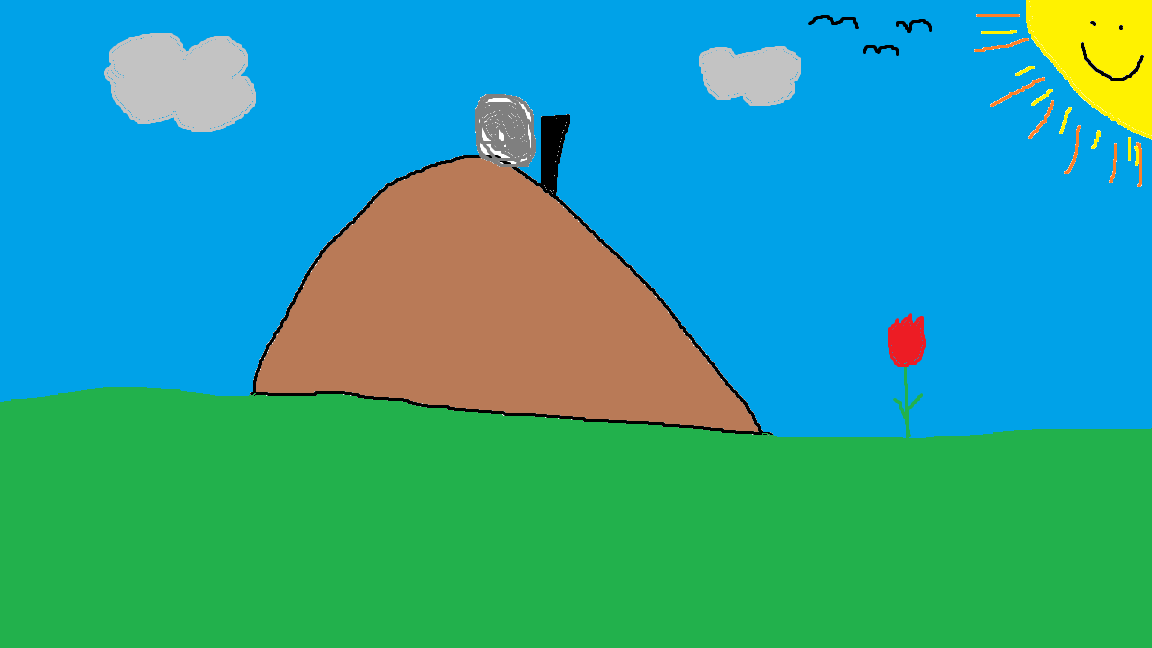
#> input picture Images/FaticaNeiMateriali.png, 1152 x 648 px
$ python transformations.py
#> lines starting #> are read from the running program, lines starting #| are printed output that depends on the picture
import cv2 as cv
import numpy as np

img = cv.imread('Images/FaticaNeiMateriali.png')
#> img is the input picture: shape (648, 1152, 3); mean B, G, R 152.6, 163.4, 42.4
cv.imshow('OG', img)

## TRANSLATION (X,Y) ##

# X => Right    Y=> Down
# (source image, x, y)
def translate(img, x, y):
    # Create a transformation matrix [1 0 x     1 on diag => no scale
    #                                 0 1 y]
#> called with x = 100, y = 100
    transMatrix = np.float32([[1,0,x], [0,1,y]])
    # Get the width and height of the original image
    dimensions = (img.shape[1], img.shape[0])
#> dimensions = (1152, 648)
    # Transform the img with the matrix
    return cv.warpAffine(img, transMatrix, dimensions)
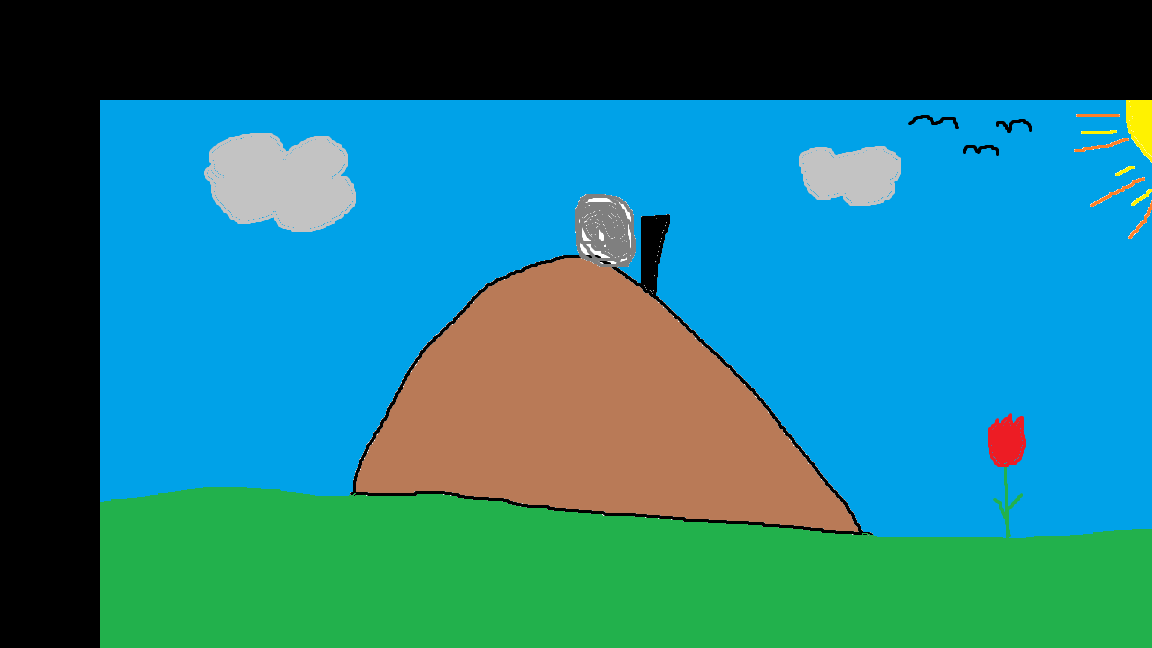
#> returned value: shape (648, 1152, 3); mean of channels 0, 1, 2 129.9, 122.8, 32.7; drawn as B, G, R

translated = translate(img, 100, 100)
cv.imshow('Translated', translated)

## ROTATION ##

# Positive Angle => CCW
# (source image, angle, center)
def rotate(img, angle, rotPoint=None):
    # Get height, width of the image by picking the first two values of shape
#> called with angle = 20
    (height, width) = img.shape[:2]
#> height = 648; width = 1152
    # If the rotPoint is not chosen, assume it's the center
    if rotPoint is None:
        rotPoint = (width//2, height//2)
#> rotPoint = (576, 324)
    # Create a rotational matrix (center, angle, scale)
    rotMatrix = cv.getRotationMatrix2D(rotPoint, angle, 1.0)
    # Get dimensions in an array
    dimensions = (width, height)
#> dimensions = (1152, 648)
    # Return the rotated image
    return cv.warpAffine(img, rotMatrix, dimensions)
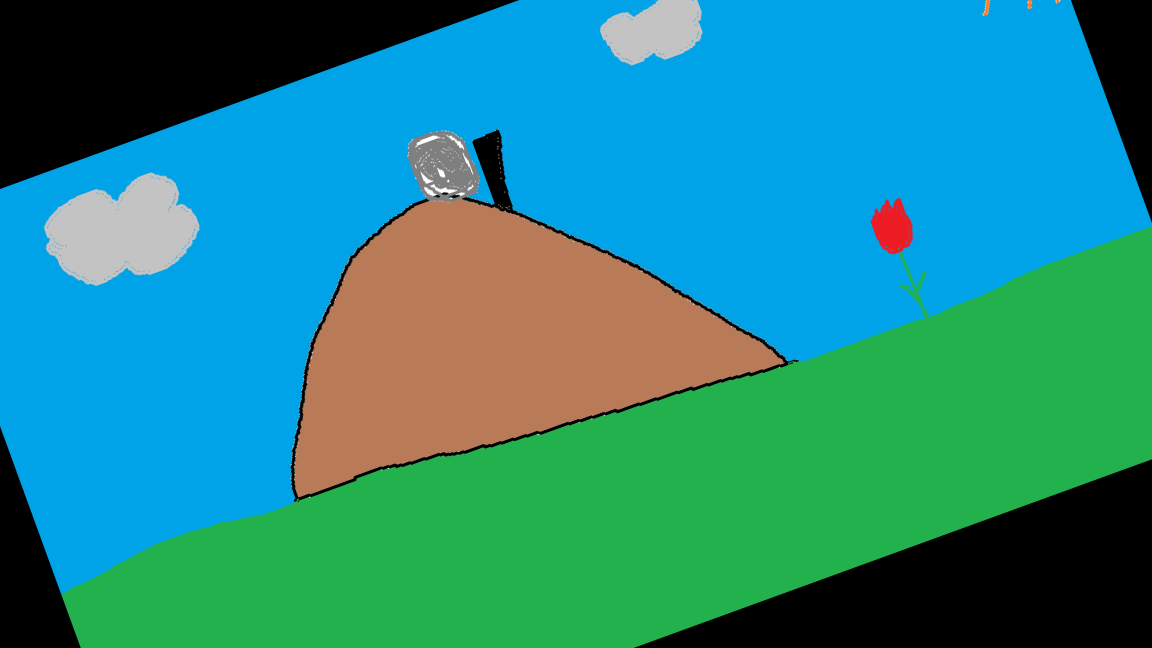
#> returned value: shape (648, 1152, 3); mean of channels 0, 1, 2 133.1, 135.9, 35.1; drawn as B, G, R

rotated = rotate(img, 20.0)
cv.imshow('Rotated', rotated)

## RESIZE ##

# (source, newDimensions, type of interpolation)
resized = cv.resize(img, (500,500), interpolation=cv.INTER_AREA)
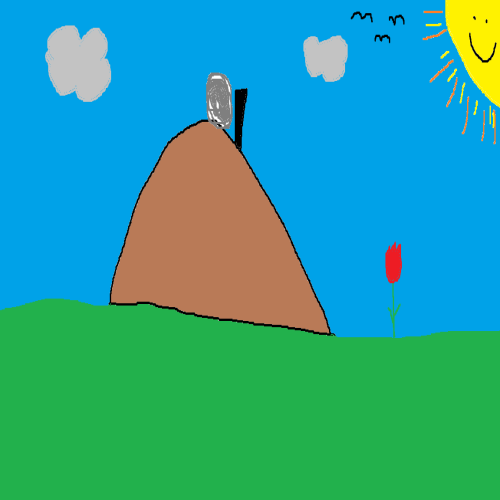
#> resized: shape (500, 500, 3); mean B, G, R 152.6, 163.4, 42.4
# INTER_AREA if shrinking, INTER_LINEAR / CUBIC if enlarging
cv.imshow('Resized', resized)

## FLIP ##

#(source image, flip code) --> 0 => flip wrt X, 1 => flip wrt Y, -1 => flip both
flipped = cv.flip(img, -1)
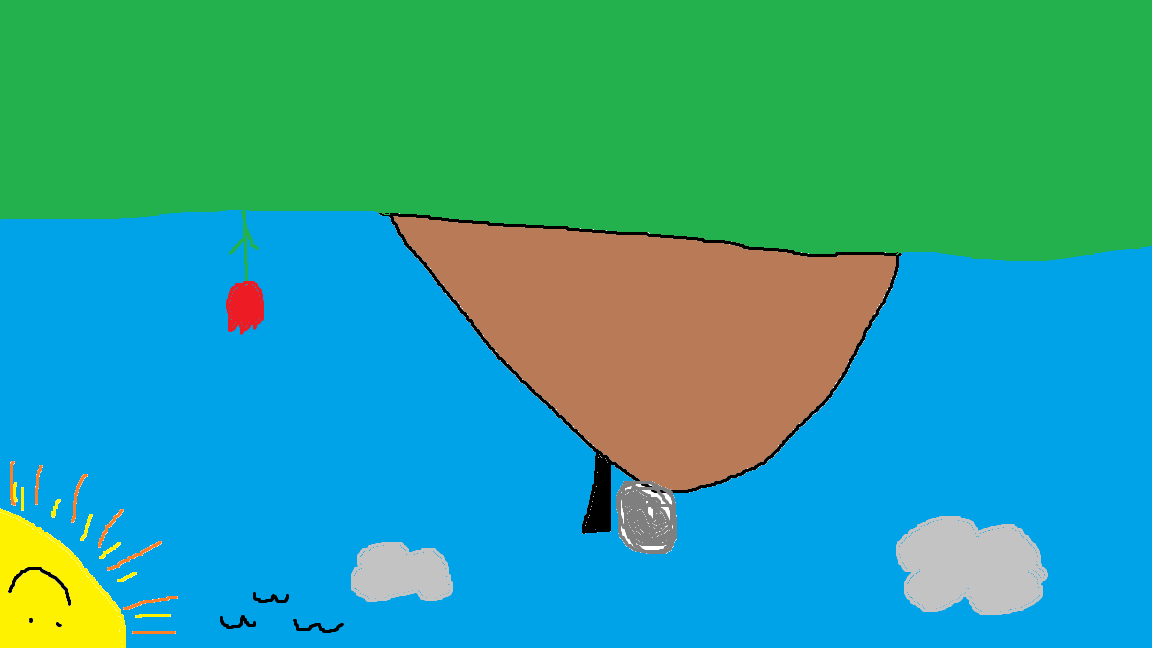
#> flipped: shape (648, 1152, 3); mean B, G, R 152.6, 163.4, 42.4
cv.imshow('Flipped', flipped)

## CROPPING ##

# Just write which pixel you need
cropped = img[200:400, 100:300]
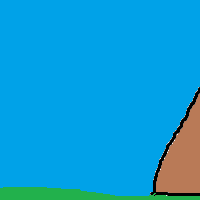
#> cropped: shape (200, 200, 3); mean B, G, R 213.5, 158, 13.5
cv.imshow('Cropped', cropped)


cv.waitKey(0)
